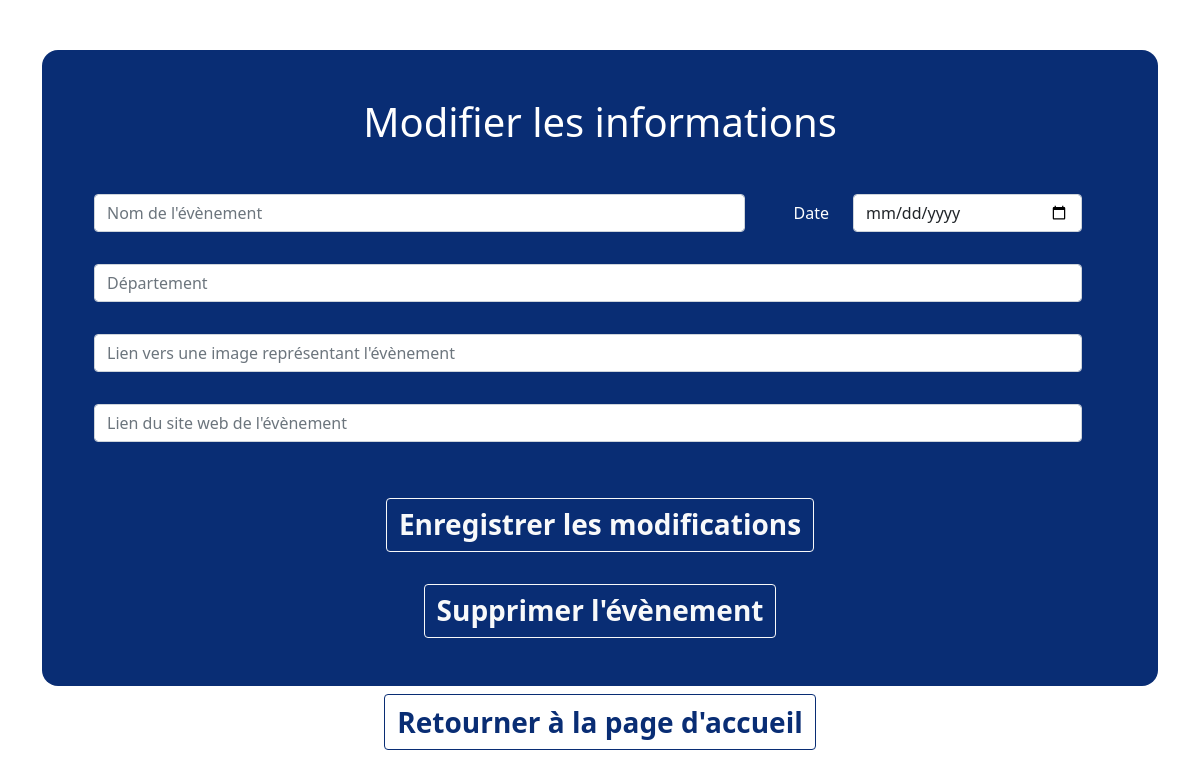
The app's page /modifier.php (signed in), older data.
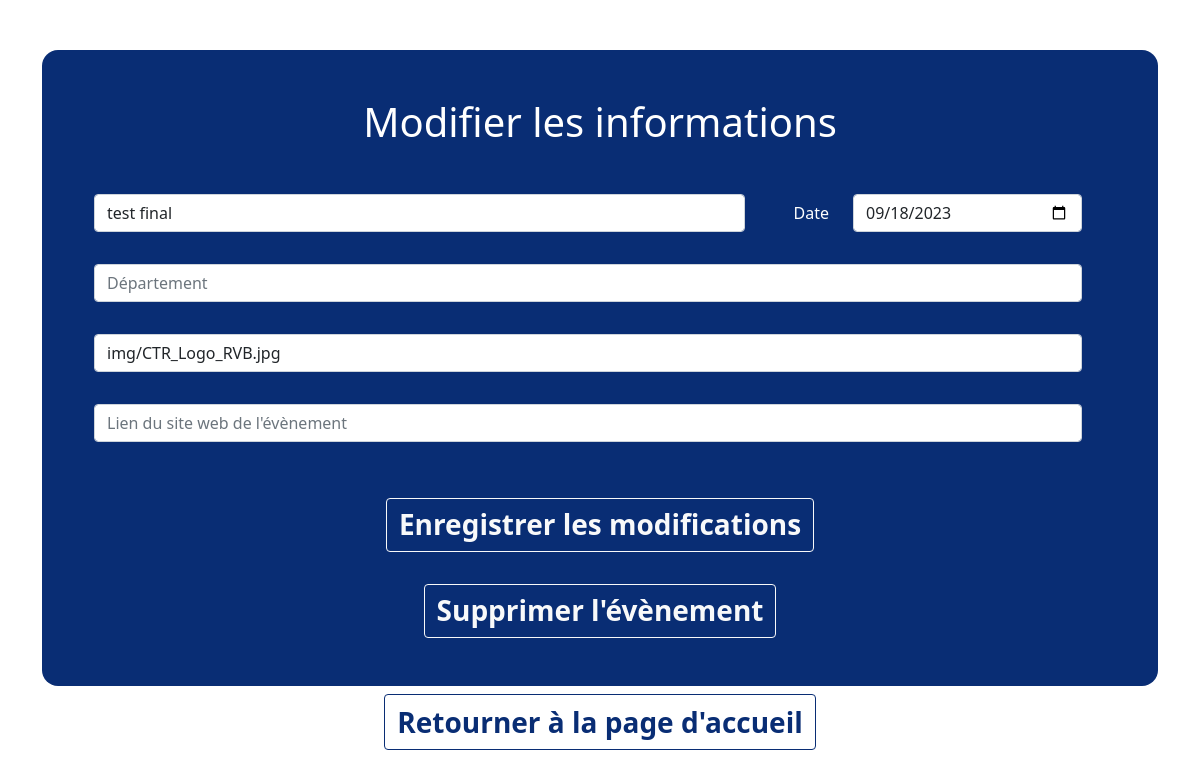
The same page, newer data.
### tables this page shows
CREATE TABLE `evenement` (
  `id` int(11) NOT NULL,
  `nom` varchar(255) NOT NULL,
  `date` date NOT NULL,
  `lien` varchar(1500) NOT NULL,
  `departement` varchar(255) NOT NULL,
  `image` varchar(1500) NOT NULL DEFAULT 'img/CTR_Logo_RVB.jpg',
  `etudiantSatisfait` int(11) NOT NULL DEFAULT '0',
  `etudiantNeutre` int(11) NOT NULL DEFAULT '0',
  `etudiantInsatisfait` int(11) NOT NULL DEFAULT '0',
  `employeurSatisfait` int(11) NOT NULL DEFAULT '0',
  `employeurNeutre` int(11) NOT NULL DEFAULT '0',
  `employeurInsatisfait` int(11) NOT NULL DEFAULT '0'
);

### modifier.php (the view, shortened to what this page needs)
<!DOCTYPE html>
<html lang="en">
<head>
    <link href="https://cdn.jsdelivr.net/npm/bootstrap@5.0.2/dist/css/bootstrap.min.css" rel="stylesheet">
    <link rel="stylesheet" href="css/styles.css">
</head>
<body>
<?php
    if($_SESSION['connexion'] == true){
        $erreur = false;
        $id=7;
        if ($_SERVER["REQUEST_METHOD"] != "POST" || $erreur == true) {
            $serveurname = "localhost";
            $username = "root";
            $password =  "root";
            $db = "smileyface";
            $conn = new mysqli($serveurname, $username, $password, $db);
            $sql = "SELECT * FROM evenement WHERE id=". $id;
            $conn->query('SET NAMES utf8');
            $result = $conn->query($sql);
            if($result->num_rows > 0){
                $row = $result->fetch_assoc();
            }
            $nom = $row["nom"];
            $date = $row["date"];
            $lien = $row["lien"];
            $departement = $row["departement"];
            $image = $row["image"];
    ?>
        <div class="container d-flex flex-column justify-content-center align-items-center vh-100">
            <div class="container-fluid bg-ctr-bleu radius-1rem text-white p-5">
                <h1 class="text-center mb-5">Modifier les informations</h1>
                <form id="form" class="row g-3 needs-validation" action="<?php echo htmlspecialchars($_SERVER["PHP_SELF"]); ?>" method="post" novalidate>
                    <div class="row mt-3 mb-3">
                        <div class="col-sm-8">
                            <input type="text" class="form-control" id="nom" name="nom" value="<?php echo $nom; ?>" placeholder="Nom de l'évènement" required>
                        </div>
                        <label for="date" class="col-sm-1 col-form-label text-end">Date</label>
                        <div class="col-sm-3">
                            <input type="date" class="form-control" id="date" name="date" value="<?php echo $date; ?>" required>
                        </div>
                    </div>
                    <div class="row mt-3 mb-3">
                        <div class="col-sm-12">
                            <input type="text" class="form-control" id="departement" name="departement" value="<?php echo $departement; ?>" placeholder="Département">
                        </div>
                    </div>
                    <div class="row mt-3 mb-3">
                        <div class="col-sm-12">
                            <input type="text" class="form-control" id="image" name="image" value="<?php echo $image; ?>" placeholder="Lien vers une image représentant l'évènement">
                        </div>
                    </div>
                    <div class="row mt-3 mb-3">
                        <div class="col-sm-12">
                            <input type="text" class="form-control" id="lien" name="lien" value="<?php echo $lien; ?>" placeholder="Lien du site web de l'évènement">
                        </div>
                    </div>
                    <div class="text-center">
                        <button type="submit" class="btn btn-outline-light fw-bold fs-3 mt-4 pt-1">Enregistrer les modifications</button>
                    </div>
                </form>
                <form action="supprimer.php" method="post" onSubmit="return confirm('Êtes-vous sûrs de vouloir supprimer cet évènement?');">
                    <div class="text-center mt-2">
                        <button type="submit" class="btn btn-outline-light fw-bold fs-3 mt-4 pt-1" id="btnSupprimer">Supprimer l'évènement</button>
                    </div>
                </form>
            </div>
                <div class="text-center">
                    <a class="btn btn-outline-dark fw-bold fs-3 mt-2" href="./index.php" role="button">Retourner à la page d'accueil</a>
                </div>
        </div>
    <?php
        }
    }
    else{
        header("Location: ./connexion.php");
    }
    ?>
</body>
</html>

### css/styles.css (style rules this page uses)
.radius-1rem { border-radius: 1rem; }
.bg-ctr-bleu { background-color: #092D74; }
.btn-outline-dark { color: #092D74; border-color: #092D74; }

Row changes from the older to the newer data that the page shows:
added evenement: nom "test final", date "09/18/2023", image "img/CTR_Logo_RVB.jpg"
